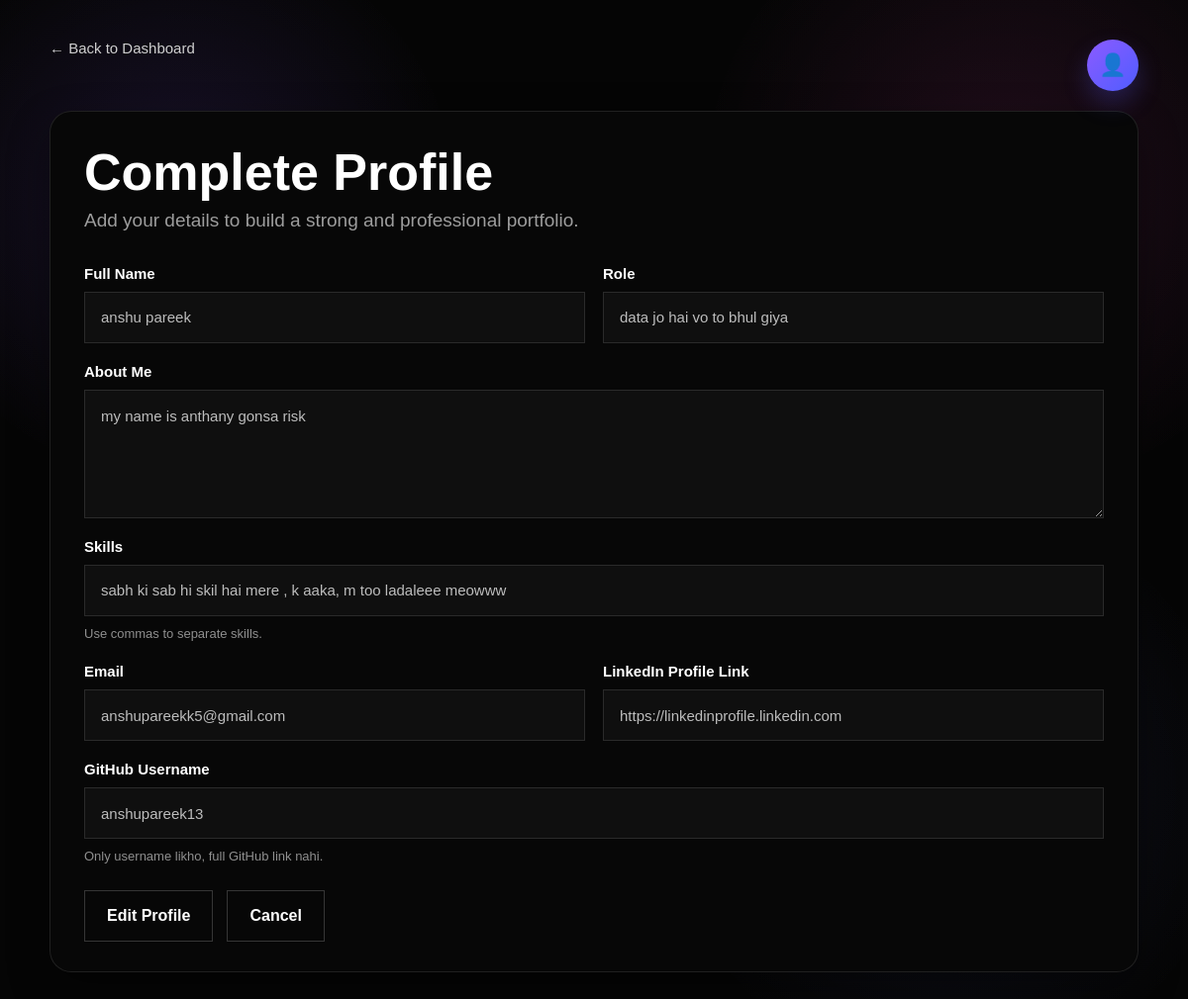
Page /complete_profile (signed in) on the committed database.
### tables this page shows
CREATE TABLE users (
        id INTEGER PRIMARY KEY AUTOINCREMENT,
        username TEXT UNIQUE,
        password TEXT,
        full_name TEXT,
        role TEXT,
        about TEXT,
        skills TEXT,
        email TEXT,
        linkedin TEXT,
        github_username TEXT
    , profile_photo TEXT);

### app.py (the view, shortened to what this page needs)
@app.route("/complete_profile", methods=["GET", "POST"])
def complete_profile():
    if "user" not in session:
        return redirect("/")
    conn = get_db_connection()
    cursor = conn.cursor()
    cursor.execute("""
        SELECT full_name, role, about, skills, email, linkedin, github_username
        FROM users
        WHERE username=?
    """, (session["user"],))
    user_data = cursor.fetchone()
    conn.close()
    return render_template("complete_profile.html", user_data=user_data)

### app.py (called while the page is built)
def get_db_connection():
    conn = sqlite3.connect(DB_PATH)
    return conn

### templates/complete_profile.html (shortened to what this page needs)
<!DOCTYPE html>
<html lang="en">
<head>
</head>
<body>
    <div class="page-wrapper">
        <div class="top-bar">
            <a href="/dashboard" class="back-link">← Back to Dashboard</a>
            <div class="page-badge">👤</div>
        </div>
        <div class="profile-card">
            <h1>Complete Profile</h1>
            <p class="subtitle">Add your details to build a strong and professional portfolio.</p>
            {% set has_profile_data = user_data and (
                (user_data[0] and user_data[0]|trim) or
                (user_data[1] and user_data[1]|trim) or
                (user_data[2] and user_data[2]|trim) or
                (user_data[3] and user_data[3]|trim) or
                (user_data[4] and user_data[4]|trim) or
                (user_data[5] and user_data[5]|trim) or
                (user_data[6] and user_data[6]|trim)
            ) %}
            <form method="POST" id="profileForm" onsubmit="return confirmSave()">
                <div class="form-grid">
                    <div class="form-group">
                        <label for="full_name">Full Name</label>
                        <input
                            type="text"
                            id="full_name"
                            name="full_name"
                            placeholder="Enter your full name"
                            value="{{ user_data[0] if user_data and user_data[0] else '' }}"
                            {% if has_profile_data %}readonly{% endif %}
                        >
                    </div>
                    <div class="form-group">
                        <label for="role">Role</label>
                        <input
                            type="text"
                            id="role"
                            name="role"
                            placeholder="Data Analyst, Full Stack Developer"
                            value="{{ user_data[1] if user_data and user_data[1] else '' }}"
                            {% if has_profile_data %}readonly{% endif %}
                        >
                    </div>
                    <div class="form-group full-width">
                        <label for="about">About Me</label>
                        <textarea
                            id="about"
                            name="about"
                            placeholder="Write a short introduction about yourself..."
                            {% if has_profile_data %}readonly{% endif %}
                        >{{ user_data[2] if user_data and user_data[2] else '' }}</textarea>
                    </div>
                    <div class="form-group full-width">
                        <label for="skills">Skills</label>
                        <input
                            type="text"
                            id="skills"
                            name="skills"
                            placeholder="Python, Flask, HTML, CSS, SQL"
                            value="{{ user_data[3] if user_data and user_data[3] else '' }}"
                            {% if has_profile_data %}readonly{% endif %}
                        >
                        <div class="helper-text">Use commas to separate skills.</div>
                    </div>
                    <div class="form-group">
                        <label for="email">Email</label>
                        <input
                            type="email"
                            id="email"
                            name="email"
                            placeholder="your@email.com"
                            value="{{ user_data[4] if user_data and user_data[4] else '' }}"
                            {% if has_profile_data %}readonly{% endif %}
                        >
                    </div>
                    <div class="form-group">
                        <label for="linkedin">LinkedIn Profile Link</label>
                        <input
                            type="url"
                            id="linkedin"
                            name="linkedin"
                            placeholder="https://linkedin.com/in/yourprofile"
                            value="{{ user_data[5] if user_data and user_data[5] else '' }}"
                            {% if has_profile_data %}readonly{% endif %}
                        >
                    </div>
                    <div class="form-group full-width">
                        <label for="github_username">GitHub Username</label>
                        <input
                            type="text"
                            id="github_username"
                            name="github_username"
                            placeholder="Enter your GitHub username"
                            value="{{ user_data[6] if user_data and user_data[6] else '' }}"
                            {% if has_profile_data %}readonly{% endif %}
                        >
                        <div class="helper-text">Only username likho, full GitHub link nahi.</div>
                    </div>
                </div>
                <div class="action-row">
                    {% if has_profile_data %}
                        <button type="button" class="edit-btn" id="editButton" onclick="enableEdit()">Edit Profile</button>
                    {% else %}
                        <button class="primary-btn" type="submit" id="saveButton">Save Profile</button>
                    {% endif %}
                    <a class="secondary-btn" href="/dashboard">Cancel</a>
                </div>
            </form>
        </div>
    </div>
</body>
</html>

### templates/complete_profile.html (style rules this page uses)
* { margin: 0; padding: 0; box-sizing: border-box; font-family: Arial, sans-serif; }
body { min-height: 100vh; background: #050505; color: #f5f5f5; padding: 40px 20px; position: relative; overflow-x: hidden; }
body::before, body::after { content: ""; position: absolute; inset: 0; background: radial-gradient(circle at 15% 20%, rgba(140, 91, 255, 0.08), transparent 22%), radial-gradient(circle at 85% 18%, rgba(255, 79, 201, 0.06), transparent 24%), radial-gradient(circle at 80% 78%, rgba(111, 125, 255, 0.06), transparent 24%); z-index: 0; pointer-events: none; }
.page-wrapper { max-width: 1100px; margin: 0 auto; position: relative; z-index: 1; }
.top-bar { display: flex; justify-content: space-between; align-items: flex-start; gap: 16px; margin-bottom: 20px; }
.back-link { display: inline-flex; align-items: center; gap: 10px; color: #cfcfcf; text-decoration: none; font-size: 15px; transition: 0.25s ease; }
.page-badge { width: 52px; height: 52px; border-radius: 50%; background: linear-gradient(135deg, #8c5bff, #4f5dff); color: white; display: flex; align-items: center; justify-content: center; font-size: 22px; font-weight: 800; box-shadow: 0 12px 24px rgba(92, 93, 255, 0.25); flex-shrink: 0; }
.profile-card { background: #070707; border: 1px solid rgba(255,255,255,0.10); border-radius: 22px; padding: 34px 34px 30px; box-shadow: 0 16px 40px rgba(0,0,0,0.35); }
.profile-card h1 { font-size: 52px; line-height: 1.05; font-weight: 800; color: #ffffff; margin-bottom: 10px; }
.subtitle { font-size: 19px; color: #9d9d9d; margin-bottom: 34px; }
.form-grid { display: grid; grid-template-columns: 1fr 1fr; gap: 20px 18px; }
.form-group { display: flex; flex-direction: column; }
.form-group.full-width { grid-column: 1 / -1; }
.form-group label { display: block; font-size: 15px; font-weight: 700; color: #ffffff; margin-bottom: 10px; }
.form-group input, .form-group textarea { width: 100%; background: #141414; border: 1px solid #353535; color: #ffffff; padding: 14px 16px; font-size: 15px; outline: none; transition: 0.25s ease; }
.form-group input { height: 52px; }
.form-group textarea { resize: vertical; min-height: 130px; line-height: 1.6; }
.form-group input[readonly], .form-group textarea[readonly] { background: #0f0f0f; color: #bdbdbd; cursor: not-allowed; border-color: #2a2a2a; }
.helper-text { margin-top: 8px; color: #8f8f8f; font-size: 13px; line-height: 1.5; }
.action-row { display: flex; gap: 14px; margin-top: 24px; flex-wrap: wrap; }
.primary-btn, .secondary-btn, .edit-btn { height: 52px; border: 1px solid transparent; font-size: 16px; font-weight: 700; cursor: pointer; transition: 0.25s ease; text-decoration: none; display: inline-flex; align-items: center; justify-content: center; padding: 0 22px; }
.secondary-btn, .edit-btn { background: transparent; color: white; border-color: #353535; }

### rows in the picture
users: full_name "anshu pareek", role "data jo hai vo to bhul giya", about "my name is anthany gonsa risk", skills "sabh ki sab hi skil hai mere , k aaka, m too ladaleee meowww", email "anshupareekk5@gmail.com", linkedin "https://linkedinprofile.linkedin.com", github_username "anshupareek13"
